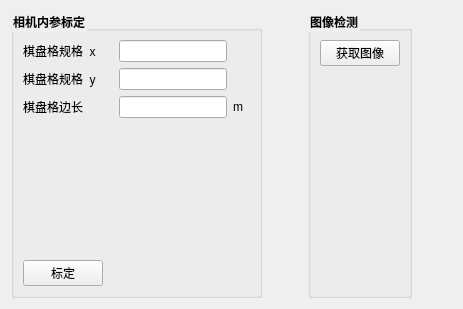
                 <widget class="QWidget" name="tab_10">
                  <attribute name="title">
                   <string>单目相机</string>
                  </attribute>
                  <layout class="QHBoxLayout" name="horizontalLayout_128">
                   <item>
                    <layout class="QHBoxLayout" name="horizontalLayout_80">
                     <item>
                      <widget class="QGroupBox" name="groupBox_26">
                       <property name="font">
                        <font>
                         <weight>75</weight>
                         <bold>true</bold>
                        </font>
                       </property>
                       <property name="styleSheet">
                        <string notr="true">QGroupBox::title{
font-size:13px;
front-weight:bold;
}</string>
                       </property>
                       <property name="title">
                        <string>相机内参标定</string>
                       </property>
                       <layout class="QVBoxLayout" name="verticalLayout_11">
                        <item>
                         <layout class="QHBoxLayout" name="horizontalLayout_82">
                          <item>
                           <widget class="QLabel" name="label_80">
                            <property name="text">
                             <string>棋盘格规格  x     </string>
                            </property>
                           </widget>
                          </item>
                          <item>
                           <widget class="QLineEdit" name="lineEdit_cam_x"/>
                          </item>
                          <item>
                           <widget class="QLabel" name="label_8">
                            <property name="sizePolicy">
                             <sizepolicy hsizetype="Expanding" vsizetype="Preferred">
                              <horstretch>0</horstretch>
                              <verstretch>0</verstretch>
                             </sizepolicy>
                            </property>
                            <property name="text">
                             <string/>
                            </property>
                           </widget>
                          </item>
                         </layout>
                        </item>
                        <item>
                         <layout class="QHBoxLayout" name="horizontalLayout_116">
                          <item>
                           <widget class="QLabel" name="label_36">
                            <property name="text">
                             <string>棋盘格规格  y     </string>
                            </property>
                           </widget>
                          </item>
                          <item>
                           <widget class="QLineEdit" name="lineEdit_cam_x2"/>
                          </item>
                          <item>
                           <widget class="QLabel" name="label_37">
                            <property name="sizePolicy">
                             <sizepolicy hsizetype="Expanding" vsizetype="Preferred">
                              <horstretch>0</horstretch>
                              <verstretch>0</verstretch>
                             </sizepolicy>
                            </property>
                            <property name="text">
                             <string/>
                            </property>
                           </widget>
                          </item>
                         </layout>
                        </item>
                        <item>
                         <layout class="QHBoxLayout" name="horizontalLayout_83">
                          <item>
                           <widget class="QLabel" name="label_82">
                            <property name="text">
                             <string>棋盘格边长         </string>
                            </property>
                           </widget>
                          </item>
                          <item>
                           <widget class="QLineEdit" name="lineEdit_cam_y"/>
                          </item>
                          <item>
                           <widget class="QLabel" name="label_20">
                            <property name="sizePolicy">
                             <sizepolicy hsizetype="Expanding" vsizetype="Preferred">
                              <horstretch>0</horstretch>
                              <verstretch>0</verstretch>
                             </sizepolicy>
                            </property>
                            <property name="text">
                             <string>m  </string>
                            </property>
                           </widget>
                          </item>
                         </layout>
                        </item>
                        <item>
                         <spacer name="verticalSpacer_16">
                          <property name="orientation">
                           <enum>Qt::Vertical</enum>
                          </property>
                          <property name="sizeHint" stdset="0">
                           <size>
                            <width>20</width>
                            <height>136</height>
                           </size>
                          </property>
                         </spacer>
                        </item>
                        <item>
                         <layout class="QHBoxLayout" name="horizontalLayout_84">
                          <item>
                           <widget class="QPushButton" name="pushButton_camera_set">
                            <property name="text">
                             <string>标定</string>
                            </property>
                           </widget>
                          </item>
                          <item>
                           <spacer name="horizontalSpacer_5">
                            <property name="orientation">
                             <enum>Qt::Horizontal</enum>
                            </property>
                            <property name="sizeHint" stdset="0">
                             <size>
                              <width>40</width>
                              <height>20</height>
                             </size>
                            </property>
                           </spacer>
                          </item>
                         </layout>
                        </item>
                       </layout>
                      </widget>
                     </item>
                    </layout>
                   </item>
                   <item>
                    <spacer name="horizontalSpacer_13">
                     <property name="orientation">
                      <enum>Qt::Horizontal</enum>
                     </property>
                     <property name="sizeHint" stdset="0">
                      <size>
                       <width>40</width>
                       <height>20</height>
                      </size>
                     </property>
                    </spacer>
                   </item>
                   <item>
                    <widget class="QGroupBox" name="groupBox_27">
                     <property name="font">
                      <font>
                       <weight>75</weight>
                       <bold>true</bold>
                      </font>
                     </property>
                     <property name="styleSheet">
                      <string notr="true">QGroupBox::title{
font-size:13px;
front-weight:bold;
}</string>
                     </property>
                     <property name="title">
                      <string>图像检测</string>
                     </property>
                     <layout class="QVBoxLayout" name="verticalLayout_4">
                      <item>
                       <widget class="QPushButton" name="pushButton_3">
                        <property name="text">
                         <string>获取图像</string>
                        </property>
                       </widget>
                      </item>
                      <item>
                       <spacer name="verticalSpacer">
                        <property name="orientation">
                         <enum>Qt::Vertical</enum>
                        </property>
                        <property name="sizeHint" stdset="0">
                         <size>
                          <width>20</width>
                          <height>40</height>
                         </size>
                        </property>
                       </spacer>
                      </item>
                     </layout>
                    </widget>
                   </item>
                   <item>
                    <spacer name="horizontalSpacer_52">
                     <property name="orientation">
                      <enum>Qt::Horizontal</enum>
                     </property>
                     <property name="sizeHint" stdset="0">
                      <size>
                       <width>40</width>
                       <height>20</height>
                      </size>
                     </property>
                    </spacer>
                   </item>
                  </layout>
                 </widget>
